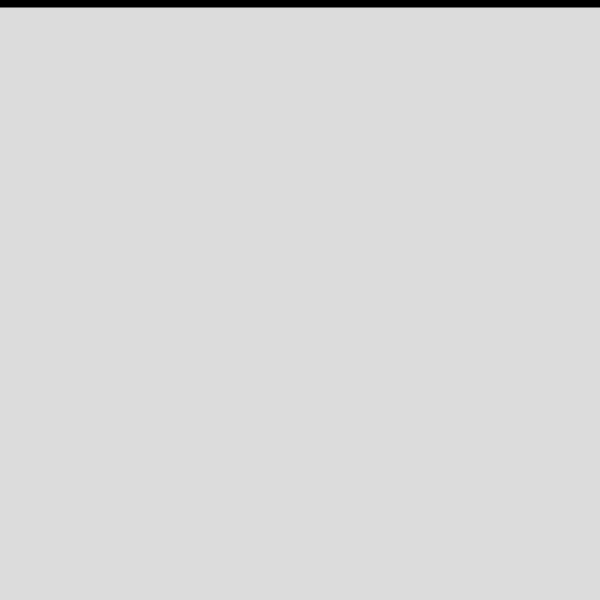
Frame 1 (no input)
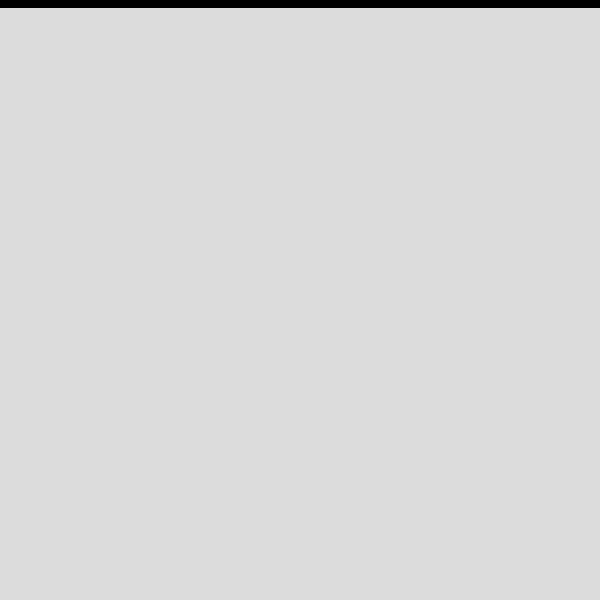
Frame 60 (no input)
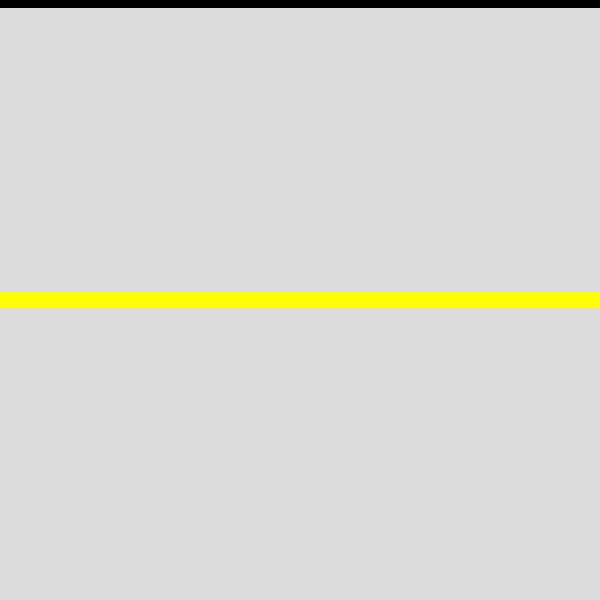
Frame 120 (the mouse pressed at the canvas centre since frame 60)

The p5.js sketch that drew these frames (run headless with seeded random() and noise() and a simulated clock; from frame 60 on, the mouse is pressed at the canvas centre):

// p5.js sketch
// ── sketch.js
let canvasXMax=600;
let canvasYMax=600;

function setup() {
  createCanvas(canvasXMax, canvasYMax);
  background(220);
}

function draw() {
  
  textSize(15);
  let string_toprint="Contenuto mouseX= "
  +mouseX+ " \ny= "+mouseY;
  strokeWeight(15)

  line(0,mouseX, canvasXMax,mouseY);
  //DISEGNARE LINEA GIALLA SE SCHIACCIAMO IL MOUSE
  //p5 true -> SE MOUSE é SCHIACCIATO, altrimenti è FALSE
  if(mouseIsPressed == true){
    if(mouseButton == RIGHT) {
      background(220);
    }
    //coloriamo di giallo

    stroke("yellow");

  }else{
    stroke("black");
  }
  mouseIsPressed;

}
